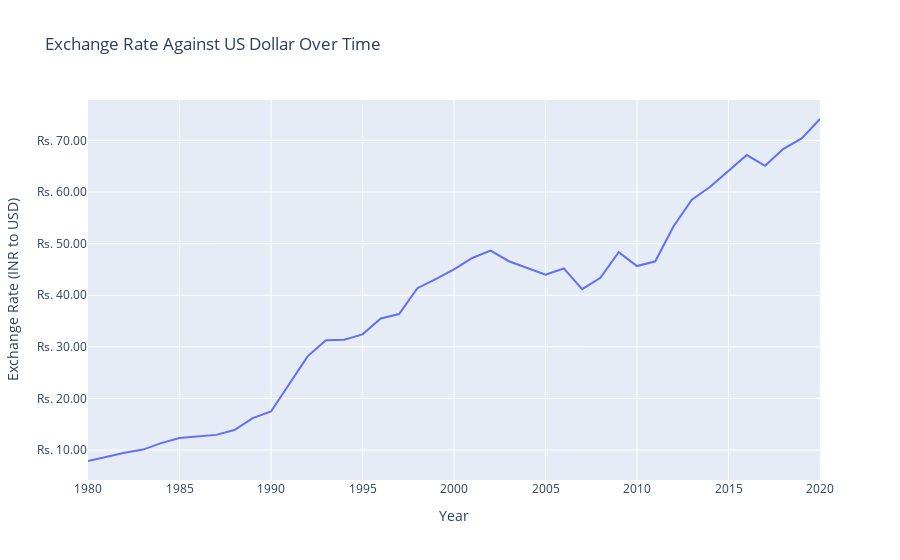

Here is the notebook cell this chart was saved with:
### Markdown cell above
- From the above visualization, it can be seen that from the year 1980 to 1990 the values of index seems to be flat which can be attributed to the missing index price data with regards to India.  
- Then we observe a sharp increase in the index price from the period 1990 to 1994 which can be attributed to the economic reforms and the increase in the consumer demands. The early 1990s marked a crucial time in India’s economic history, particularly with the liberalization reforms initiated in 1991. These reforms aimed to open up the economy, attract foreign investment, and boost industrial growth. As economic conditions improved, consumer demand likely rose, contributing to higher index prices.  
- After the initial rise, the index price remains stagnant for nearly eight years from 1994 to 2002. This period was characterized by various challenges, including political instability, slow reforms, or external economic shocks that might have hindered growth. This was perpetuated by several global financial crises (e.g., the Asian Financial Crisis), which impacted investor confidence and economic activity in India.  
- Following the stagnation, there is a notable increase in index prices leading up to 2008. This period was marked by robust economic growth in India, driven by IT and service sector expansion, increasing foreign direct investment (FDI), and a growing middle class. The global economy was also experiencing growth during this time, which likely contributed to increased demand for Indian goods and services.  
- Then there was a sharp decline in index prices occurs in 2008. The collapse of major financial institutions in the U.S. led to a worldwide financial crisis. India was not immune to these effects, resulting in reduced consumer spending and investment. The sudden drop reflect a market correction following years of rapid growth.  
- After the fall in 2008, there is a gradual increase in index prices. In the years following the crisis, economies typically go through a recovery phase. India's economy began to stabilize as government policies aimed at reviving growth took effect. Continued reforms and investments in infrastructure and other sectors contributed to gradual economic recovery.

### Code cell
# Create a line plot using Plotly Express
fig = px.line(india, x='year', y='exchange_rate', title='Exchange Rate Against US Dollar Over Time')

# Add labels and format the y-axis if needed
fig.update_layout(
    xaxis_title='Year',
    yaxis_title='Exchange Rate (INR to USD)',
    yaxis_tickprefix='Rs. ',
    yaxis_tickformat=',.2f'  # Format for two decimal places
)

# Show the plot
fig.show()

### Figure 1 — Plotly figure (JSON) as saved in the notebook; plotly's stock layout.template omitted (floating-point values rounded to 4 significant figures)
{"data": [{"hovertemplate": "year=%{x}<br>exchange_rate=%{y}<extra></extra>", "legendgroup": "", "line": {"color": "#636efa", "dash": "solid"}, "marker": {"symbol": "circle"}, "mode": "lines", "name": "", "orientation": "v", "showlegend": false, "type": "scatter", "x": [1980, 1981, 1982, 1983, 1984, 1985, 1986, 1987, 1988, 1989, 1990, 1991, 1992, 1993, 1994, 1995, 1996, 1997, 1998, 1999, 2000, 2001, 2002, 2003, 2004, 2005, 2006, 2007, 2008, 2009, 2010, 2011, 2012, 2013, 2014, 2015, 2016, 2017, 2018, 2019, 2020], "xaxis": "x", "y": [7.89, 8.68, 9.48, 10.1, 11.35, 12.33, 12.6, 12.95, 13.9, 16.21, 17.49, 22.71, 28.16, 31.29, 31.39, 32.42, 35.51, 36.36, 41.36, 43.13, 45, 47.22, 48.63, 46.59, 45.26, 44, 45.19, 41.18, 43.39, 48.33, 45.65, 46.58, 53.37, 58.51, 61, 64.11, 67.16, 65.07, 68.37, 70.38, 74.14], "yaxis": "y"}], "layout": {"legend": {"tracegroupgap": 0}, "title": {"text": "Exchange Rate Against US Dollar Over Time"}, "xaxis": {"anchor": "y", "domain": [0, 1], "title": {"text": "Year"}}, "yaxis": {"anchor": "x", "domain": [0, 1], "tickformat": ",.2f", "tickprefix": "Rs. ", "title": {"text": "Exchange Rate (INR to USD)"}}}}
